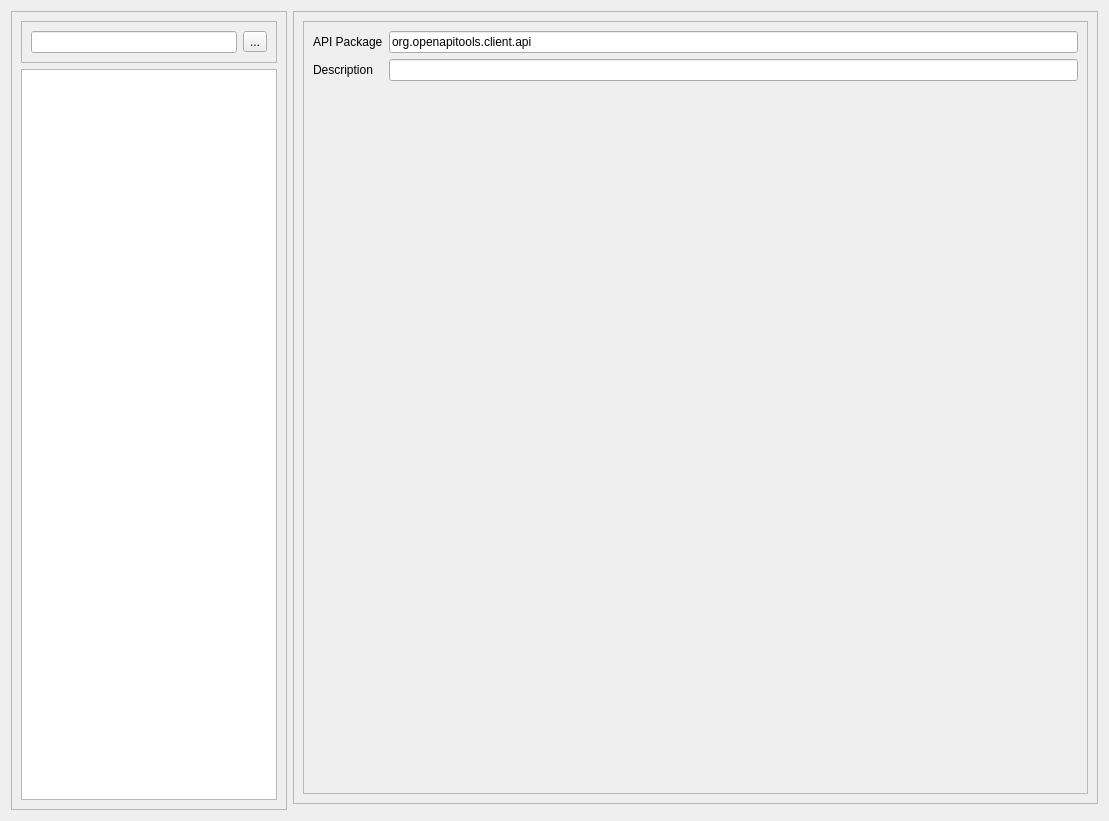
<?xml version="1.0" encoding="UTF-8"?>
<ui version="4.0">
 <class>OpenApiSdkDialog</class>
 <widget class="QDialog" name="OpenApiSdkDialog">
  <property name="windowModality">
   <enum>Qt::WindowModal</enum>
  </property>
  <property name="geometry">
   <rect>
    <x>0</x>
    <y>0</y>
    <width>1109</width>
    <height>821</height>
   </rect>
  </property>
  <property name="windowTitle">
   <string>Dialog</string>
  </property>
  <property name="modal">
   <bool>true</bool>
  </property>
  <layout class="QGridLayout" name="gridLayout_2">
   <item row="0" column="0" rowspan="2">
    <widget class="QFrame" name="frame">
     <property name="frameShape">
      <enum>QFrame::StyledPanel</enum>
     </property>
     <property name="frameShadow">
      <enum>QFrame::Raised</enum>
     </property>
     <layout class="QVBoxLayout" name="verticalLayout">
      <item>
       <widget class="QFrame" name="frame_4">
        <property name="frameShape">
         <enum>QFrame::StyledPanel</enum>
        </property>
        <property name="frameShadow">
         <enum>QFrame::Raised</enum>
        </property>
        <layout class="QHBoxLayout" name="horizontalLayout">
         <item>
          <widget class="QLineEdit" name="lineEdit"/>
         </item>
         <item>
          <widget class="QToolButton" name="toolButton">
           <property name="text">
            <string>...</string>
           </property>
          </widget>
         </item>
        </layout>
       </widget>
      </item>
      <item>
       <widget class="QListWidget" name="listWidget"/>
      </item>
     </layout>
    </widget>
   </item>
   <item row="0" column="1">
    <widget class="QFrame" name="frame_2">
     <property name="sizePolicy">
      <sizepolicy hsizetype="Preferred" vsizetype="Preferred">
       <horstretch>1</horstretch>
       <verstretch>0</verstretch>
      </sizepolicy>
     </property>
     <property name="frameShape">
      <enum>QFrame::StyledPanel</enum>
     </property>
     <property name="frameShadow">
      <enum>QFrame::Raised</enum>
     </property>
     <layout class="QHBoxLayout" name="horizontalLayout_2">
      <item>
       <widget class="QScrollArea" name="scrollArea">
        <property name="widgetResizable">
         <bool>true</bool>
        </property>
        <widget class="QWidget" name="scrollAreaWidgetContents">
         <property name="geometry">
          <rect>
           <x>0</x>
           <y>0</y>
           <width>759</width>
           <height>673</height>
          </rect>
         </property>
         <layout class="QFormLayout" name="formLayout">
          <item row="0" column="1">
           <widget class="QLineEdit" name="lineEdit_2">
            <property name="sizePolicy">
             <sizepolicy hsizetype="Expanding" vsizetype="Fixed">
              <horstretch>1</horstretch>
              <verstretch>0</verstretch>
             </sizepolicy>
            </property>
            <property name="text">
             <string>org.openapitools.client.api</string>
            </property>
           </widget>
          </item>
          <item row="2" column="0">
           <widget class="QLabel" name="label_2">
            <property name="text">
             <string>Description</string>
            </property>
           </widget>
          </item>
          <item row="2" column="1">
           <widget class="QLineEdit" name="lineEdit_3"/>
          </item>
          <item row="0" column="0">
           <widget class="QLabel" name="label">
            <property name="text">
             <string>API Package</string>
            </property>
           </widget>
          </item>
         </layout>
        </widget>
       </widget>
      </item>
     </layout>
    </widget>
   </item>
   <item row="1" column="1">
    <widget class="QFrame" name="frame_3">
     <property name="frameShape">
      <enum>QFrame::StyledPanel</enum>
     </property>
     <property name="frameShadow">
      <enum>QFrame::Raised</enum>
     </property>
     <widget class="QPushButton" name="pushButton">
      <property name="geometry">
       <rect>
        <x>7</x>
        <y>9</y>
        <width>103</width>
        <height>32</height>
       </rect>
      </property>
      <property name="text">
       <string>Download</string>
      </property>
     </widget>
     <widget class="QProgressBar" name="progressBar">
      <property name="geometry">
       <rect>
        <x>406</x>
        <y>14</y>
        <width>361</width>
        <height>20</height>
       </rect>
      </property>
      <property name="sizePolicy">
       <sizepolicy hsizetype="Expanding" vsizetype="Fixed">
        <horstretch>1</horstretch>
        <verstretch>0</verstretch>
       </sizepolicy>
      </property>
      <property name="value">
       <number>24</number>
      </property>
     </widget>
     <widget class="QLabel" name="label_3">
      <property name="geometry">
       <rect>
        <x>13</x>
        <y>47</y>
        <width>93</width>
        <height>16</height>
       </rect>
      </property>
      <property name="sizePolicy">
       <sizepolicy hsizetype="Preferred" vsizetype="Preferred">
        <horstretch>1</horstretch>
        <verstretch>0</verstretch>
       </sizepolicy>
      </property>
      <property name="text">
       <string>Generated files</string>
      </property>
     </widget>
     <widget class="QPushButton" name="pushButton_2">
      <property name="geometry">
       <rect>
        <x>390</x>
        <y>43</y>
        <width>98</width>
        <height>32</height>
       </rect>
      </property>
      <property name="text">
       <string>Export to</string>
      </property>
     </widget>
    </widget>
   </item>
  </layout>
 </widget>
 <resources/>
 <connections/>
</ui>
